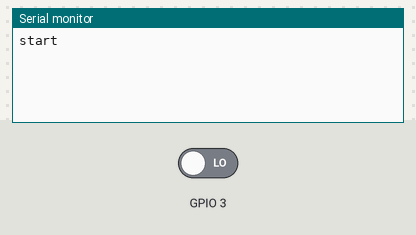
Bench run of a sketch on a simulated ESP32. Shown: the last lines printed to the serial monitor. The test bench sets the inputs (shaded band); at power-on: GPIO 3 LOW.

Above: at 1.2 s.
1.3 s: GPIO 3 driven HIGH
At 1.6 s:
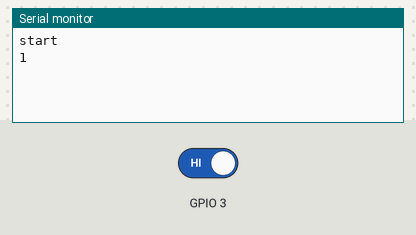
2.8 s: GPIO 3 driven LOW
At 4.0 s:
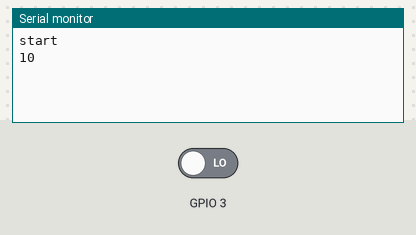

Measured:
- after the input at 1.3 s, the serial monitor: prints a new line at once (image 1)
- after the input at 2.8 s, the serial monitor: prints a new line at once (image 2)

The sketch:

Interrupt_to_register_data.ino
```cpp
void setup() {
  pinMode(27, INPUT);
    Serial.begin(115200);
    Serial.println("start");
}

int val=0,prevval = 0;

void loop() {
    prevval = val;
    val = digitalRead(3);
  if(val!=prevval)Serial.print(val);
//   delay(100);

}
```
